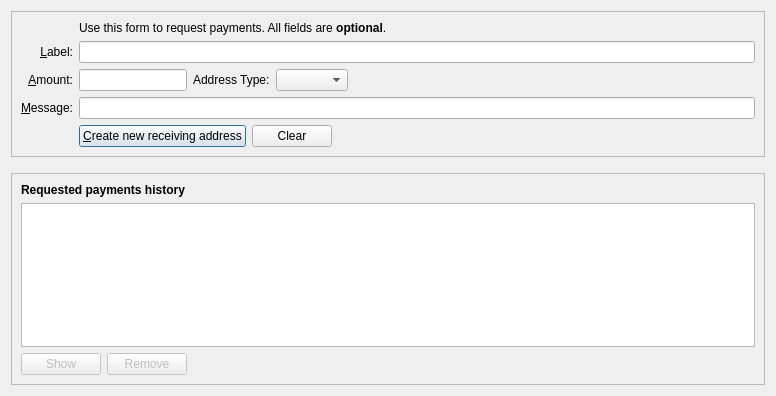
<?xml version="1.0" encoding="UTF-8"?>
<ui version="4.0">
 <class>ReceiveCoinsDialog</class>
 <widget class="QDialog" name="ReceiveCoinsDialog">
  <property name="geometry">
   <rect>
    <x>0</x>
    <y>0</y>
    <width>776</width>
    <height>396</height>
   </rect>
  </property>
  <layout class="QVBoxLayout" name="verticalLayout" stretch="0,0,1">
   <item>
    <widget class="QFrame" name="frame2">
     <property name="sizePolicy">
      <sizepolicy hsizetype="Preferred" vsizetype="Expanding">
       <horstretch>0</horstretch>
       <verstretch>0</verstretch>
      </sizepolicy>
     </property>
     <property name="frameShape">
      <enum>QFrame::StyledPanel</enum>
     </property>
     <property name="frameShadow">
      <enum>QFrame::Sunken</enum>
     </property>
     <layout class="QVBoxLayout" name="verticalLayout_3">
      <item>
       <layout class="QGridLayout" name="gridLayout">
        <item row="5" column="0">
         <widget class="QLabel" name="label">
          <property name="toolTip">
           <string>An optional amount to request. Leave this empty or zero to not request a specific amount.</string>
          </property>
          <property name="text">
           <string>&amp;Amount:</string>
          </property>
          <property name="alignment">
           <set>Qt::AlignRight|Qt::AlignTrailing|Qt::AlignVCenter</set>
          </property>
          <property name="buddy">
           <cstring>reqAmount</cstring>
          </property>
         </widget>
        </item>
        <item row="6" column="0">
         <widget class="QLabel" name="label_3">
          <property name="toolTip">
           <string>An optional message to attach to the payment request, which will be displayed when the request is opened. Note: The message will not be sent with the payment over the Linkcoin network.</string>
          </property>
          <property name="text">
           <string>&amp;Message:</string>
          </property>
          <property name="alignment">
           <set>Qt::AlignRight|Qt::AlignTrailing|Qt::AlignVCenter</set>
          </property>
          <property name="buddy">
           <cstring>reqMessage</cstring>
          </property>
         </widget>
        </item>
        <item row="4" column="2">
         <widget class="QLineEdit" name="reqLabel">
          <property name="toolTip">
           <string>An optional label to associate with the new receiving address (used by you to identify an invoice).  It is also attached to the payment request.</string>
          </property>
         </widget>
        </item>
        <item row="2" column="2">
         <widget class="QLabel" name="label_5">
          <property name="text">
           <string>Use this form to request payments. All fields are &lt;b&gt;optional&lt;/b&gt;.</string>
          </property>
         </widget>
        </item>
        <item row="4" column="0">
         <widget class="QLabel" name="label_2">
          <property name="toolTip">
           <string>An optional label to associate with the new receiving address.</string>
          </property>
          <property name="text">
           <string>&amp;Label:</string>
          </property>
          <property name="alignment">
           <set>Qt::AlignRight|Qt::AlignTrailing|Qt::AlignVCenter</set>
          </property>
          <property name="buddy">
           <cstring>reqLabel</cstring>
          </property>
         </widget>
        </item>
        <item row="6" column="2">
         <widget class="QLineEdit" name="reqMessage">
          <property name="toolTip">
           <string>An optional message that is attached to the payment request and may be displayed to the sender.</string>
          </property>
         </widget>
        </item>
        <item row="7" column="2">
         <layout class="QHBoxLayout" name="horizontalLayout">
          <item>
           <widget class="QPushButton" name="receiveButton">
            <property name="minimumSize">
             <size>
              <width>150</width>
              <height>0</height>
             </size>
            </property>
            <property name="text">
             <string>&amp;Create new receiving address</string>
            </property>
            <property name="icon">
             <iconset resource="../bitcoin.qrc">
              <normaloff>:/icons/receiving_addresses</normaloff>:/icons/receiving_addresses</iconset>
            </property>
            <property name="autoDefault">
             <bool>false</bool>
            </property>
            <property name="default">
             <bool>true</bool>
            </property>
           </widget>
          </item>
          <item>
           <widget class="QPushButton" name="clearButton">
            <property name="sizePolicy">
             <sizepolicy hsizetype="Minimum" vsizetype="Fixed">
              <horstretch>0</horstretch>
              <verstretch>0</verstretch>
             </sizepolicy>
            </property>
            <property name="toolTip">
             <string>Clear all fields of the form.</string>
            </property>
            <property name="text">
             <string>Clear</string>
            </property>
            <property name="icon">
             <iconset resource="../bitcoin.qrc">
              <normaloff>:/icons/remove</normaloff>:/icons/remove</iconset>
            </property>
            <property name="autoDefault">
             <bool>false</bool>
            </property>
           </widget>
          </item>
          <item>
           <spacer name="horizontalSpacer">
            <property name="orientation">
             <enum>Qt::Horizontal</enum>
            </property>
            <property name="sizeHint" stdset="0">
             <size>
              <width>40</width>
              <height>20</height>
             </size>
            </property>
           </spacer>
          </item>
         </layout>
        </item>
        <item row="7" column="0">
         <widget class="QLabel" name="label_7">
          <property name="text">
           <string/>
          </property>
         </widget>
        </item>
        <item row="5" column="2">
         <layout class="QHBoxLayout" name="horizontalLayout_6">
          <item>
           <widget class="BitcoinAmountField" name="reqAmount">
            <property name="sizePolicy">
             <sizepolicy hsizetype="Fixed" vsizetype="Fixed">
              <horstretch>0</horstretch>
              <verstretch>0</verstretch>
             </sizepolicy>
            </property>
            <property name="minimumSize">
             <size>
              <width>80</width>
              <height>0</height>
             </size>
            </property>
            <property name="maximumSize">
             <size>
              <width>1000</width>
              <height>100</height>
             </size>
            </property>
            <property name="toolTip">
             <string>An optional amount to request. Leave this empty or zero to not request a specific amount.</string>
            </property>
           </widget>
          </item>
          <item>
           <layout class="QHBoxLayout" name="addressTypeLayout">
            <item>
             <widget class="QLabel" name="addressTypeLabel">
              <property name="text">
               <string>Address Type:</string>
              </property>
             </widget>
            </item>
            <item>
             <widget class="QComboBox" name="addressTypeCombo">
              <property name="toolTip">
               <string>Select the address type to generate. Default uses the wallet's default address type.</string>
              </property>
             </widget>
            </item>
           </layout>
          </item>
          <item>
           <spacer name="horizontalSpacer_3">
            <property name="orientation">
             <enum>Qt::Horizontal</enum>
            </property>
            <property name="sizeHint" stdset="0">
             <size>
              <width>0</width>
              <height>0</height>
             </size>
            </property>
           </spacer>
          </item>
         </layout>
        </item>
       </layout>
      </item>
     </layout>
    </widget>
   </item>
   <item>
    <spacer name="verticalSpacer_2">
     <property name="orientation">
      <enum>Qt::Vertical</enum>
     </property>
     <property name="sizeHint" stdset="0">
      <size>
       <width>20</width>
       <height>10</height>
      </size>
     </property>
    </spacer>
   </item>
   <item>
    <widget class="QFrame" name="frame">
     <property name="sizePolicy">
      <sizepolicy hsizetype="Preferred" vsizetype="Expanding">
       <horstretch>0</horstretch>
       <verstretch>0</verstretch>
      </sizepolicy>
     </property>
     <property name="frameShape">
      <enum>QFrame::StyledPanel</enum>
     </property>
     <property name="frameShadow">
      <enum>QFrame::Raised</enum>
     </property>
     <layout class="QVBoxLayout" name="verticalLayout_2">
      <item>
       <widget class="QLabel" name="label_6">
        <property name="font">
         <font>
          <weight>75</weight>
          <bold>true</bold>
         </font>
        </property>
        <property name="text">
         <string>Requested payments history</string>
        </property>
       </widget>
      </item>
      <item>
       <widget class="QTableView" name="recentRequestsView">
        <property name="contextMenuPolicy">
         <enum>Qt::CustomContextMenu</enum>
        </property>
        <property name="tabKeyNavigation">
         <bool>false</bool>
        </property>
        <property name="sortingEnabled">
         <bool>true</bool>
        </property>
       </widget>
      </item>
      <item>
       <layout class="QHBoxLayout" name="horizontalLayout_2">
        <item>
         <widget class="QPushButton" name="showRequestButton">
          <property name="enabled">
           <bool>false</bool>
          </property>
          <property name="toolTip">
           <string>Show the selected request (does the same as double clicking an entry)</string>
          </property>
          <property name="text">
           <string>Show</string>
          </property>
          <property name="icon">
           <iconset resource="../bitcoin.qrc">
            <normaloff>:/icons/edit</normaloff>:/icons/edit</iconset>
          </property>
          <property name="autoDefault">
           <bool>false</bool>
          </property>
         </widget>
        </item>
        <item>
         <widget class="QPushButton" name="removeRequestButton">
          <property name="enabled">
           <bool>false</bool>
          </property>
          <property name="toolTip">
           <string>Remove the selected entries from the list</string>
          </property>
          <property name="text">
           <string>Remove</string>
          </property>
          <property name="icon">
           <iconset resource="../bitcoin.qrc">
            <normaloff>:/icons/remove</normaloff>:/icons/remove</iconset>
          </property>
          <property name="autoDefault">
           <bool>false</bool>
          </property>
         </widget>
        </item>
        <item>
         <spacer name="horizontalSpacer_2">
          <property name="orientation">
           <enum>Qt::Horizontal</enum>
          </property>
          <property name="sizeHint" stdset="0">
           <size>
            <width>40</width>
            <height>20</height>
           </size>
          </property>
         </spacer>
        </item>
       </layout>
      </item>
     </layout>
    </widget>
   </item>
  </layout>
 </widget>
 <customwidgets>
  <customwidget>
   <class>BitcoinAmountField</class>
   <extends>QLineEdit</extends>
   <header>qt/bitcoinamountfield.h</header>
   <container>1</container>
  </customwidget>
 </customwidgets>
 <tabstops>
  <tabstop>reqLabel</tabstop>
  <tabstop>reqAmount</tabstop>
  <tabstop>addressTypeCombo</tabstop>
  <tabstop>reqMessage</tabstop>
  <tabstop>receiveButton</tabstop>
  <tabstop>clearButton</tabstop>
  <tabstop>recentRequestsView</tabstop>
  <tabstop>showRequestButton</tabstop>
  <tabstop>removeRequestButton</tabstop>
 </tabstops>
 <resources>
  <include location="../bitcoin.qrc"/>
 </resources>
 <connections/>
</ui>
